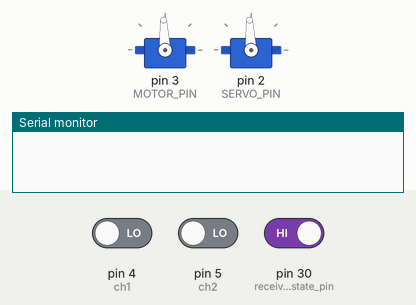
Recording of a sketch running on a simulated Arduino Mega 2560, built with avr-gcc and run on an emulated ATmega2560. On the bench: 2 × servo, the last lines printed to the serial monitor. Inputs (shaded band) come from the test bench; at power-on: pin 30 (receiver_state_pin) HIGH, pin 4 (ch1) LOW, pin 5 (ch2) LOW.

Above: at 1.2 s.
1.3 s: pin 30 (receiver_state_pin) driven LOW
At 4.7 s:
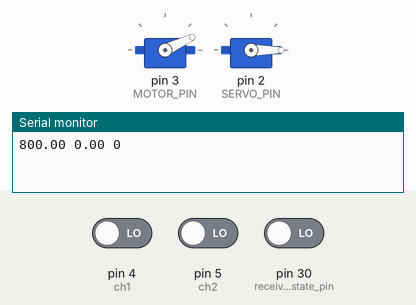
5.4 s: pin 30 (receiver_state_pin) driven HIGH
At 8.2 s:
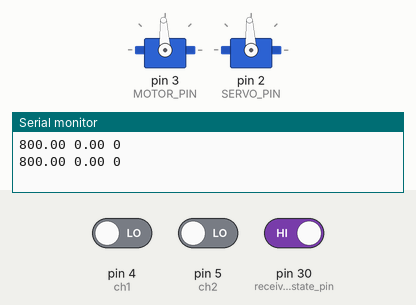
Timing chart, 0 to 9.7 s (numbered marks = the images above; inputs shaded):
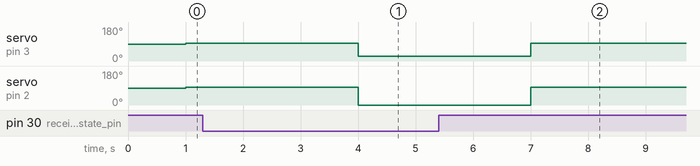

Measured:
- after the input at 1.3 s, servo on pin 3 (MOTOR_PIN): 93° → 25° after 2.7 s; servo on pin 2 (SERVO_PIN): 93° → 0° after 2.7 s
- after the input at 5.4 s, servo on pin 3 (MOTOR_PIN): 25° → 93° after 1.6 s; servo on pin 2 (SERVO_PIN): 0° → 93° after 1.6 s

The sketch:

Roar_Node.ino
```cpp
#include <string.h>
#include <Servo.h>

int throttleIn = 1500; //global variable for throttle
int steeringIn = 1500; //global variable for steering
int receiverStateVar = LOW;
char receivedData[100]; //creates variable to store data from jetson (100 is byte size)
char handshake = '&';

class Car {
  public:
    void initArduino();
    void readReceiver();
    void writeToActuators();
    void receiverState();
    void idling();
    float saturateMotor(float x);
    float saturateServo(float x);

  private:

    const int MOTOR_PIN = 3;
    const int SERVO_PIN = 2;

    const int ch1 = 4;
    const int ch2 = 5;
    const int receiver_state_pin = 30;

    Servo throttle;
    Servo steering;

    const int MOTOR_MAX = 1750;
    const int MOTOR_MIN = 800;
    const int MOTOR_NEUTRAL = 1500;
    const int THETA_CENTER = 1500;
    const int THETA_MAX = 3000;
    const int THETA_MIN = 0;

    uint16_t microseconds2PWM(uint16_t microseconds);
};

Car car;


void setup() {
  Serial.begin(115200);
  car.initArduino();
}

//Main Program
void loop() {
  car.receiverState();
  // Serial.print(receiverStateVar); Debugging purposes.
  if (receiverStateVar == LOW) {
    car.readReceiver(); //reads reciever data.
    car.writeToActuators();
    Serial.print(car.saturateMotor(throttleIn));
    Serial.print(" ");
    Serial.print(car.saturateServo(steeringIn));
    Serial.print(" ");
    Serial.print(receiverStateVar);
    Serial.println();
  }

  // NEW REQUIRED FORMAT: "HANDSHAKE" "PWMTHROTTLE" "STEERINGIN"
  // (neutral formatting): & 1500 1500

  else if (receiverStateVar == HIGH) {
    byte size = Serial.readBytes(receivedData, 100); //reads serial data into buffer and times out after 100ms
    receivedData[size] = 0; //end of the string can be specified with a 0.
    char *s = strtok(receivedData, " "); //allows string to be broken into tokens by " ".
    if (s[0] == handshake) {
      s = strtok(NULL, " ");
      if (s != NULL) throttleIn = atoi(s); //sets variable to received data and converts ASCII to integer if message is not empty
      s = strtok(NULL, " ");
      if (s != NULL) steeringIn = atoi(s); //sets variable to received data and converts ASCII to integer if message is not empty
      car.writeToActuators(); //writes actuation variables to servo and ESC.
    } else {
      car.idling();
    }
  }
}

void Car::initArduino() {
  throttle.attach(MOTOR_PIN);
  steering.attach(SERVO_PIN);
  pinMode(ch1, INPUT);
  pinMode(ch2, INPUT);
  pinMode(receiver_state_pin, INPUT);
}

void Car::receiverState() {
  receiverStateVar = digitalRead(receiver_state_pin);
}

void Car::readReceiver() {
  throttleIn = pulseIn (ch2, HIGH); //replace with hardware timers.
  steeringIn = pulseIn (ch1, HIGH);
}

float Car::saturateMotor(float x) {
  if (x > MOTOR_MAX) {
    x = MOTOR_MAX;
  }
  if (x < MOTOR_MIN) {
    x = MOTOR_MIN;
  }
  return x;
}

float Car::saturateServo(float x) {
  if (x > THETA_MAX) {
    x = THETA_MAX;
  }
  if (x < THETA_MIN) {
    x = THETA_MIN;
  }
  return x;
}

void Car::writeToActuators() {
  throttle.writeMicroseconds( (uint16_t) saturateMotor( throttleIn ) );
  steering.writeMicroseconds( (uint16_t) saturateServo( steeringIn ) );
}

void Car::idling() {
  throttle.writeMicroseconds( (uint16_t) MOTOR_NEUTRAL );
  steering.writeMicroseconds( (uint16_t) THETA_CENTER  );
}
```
